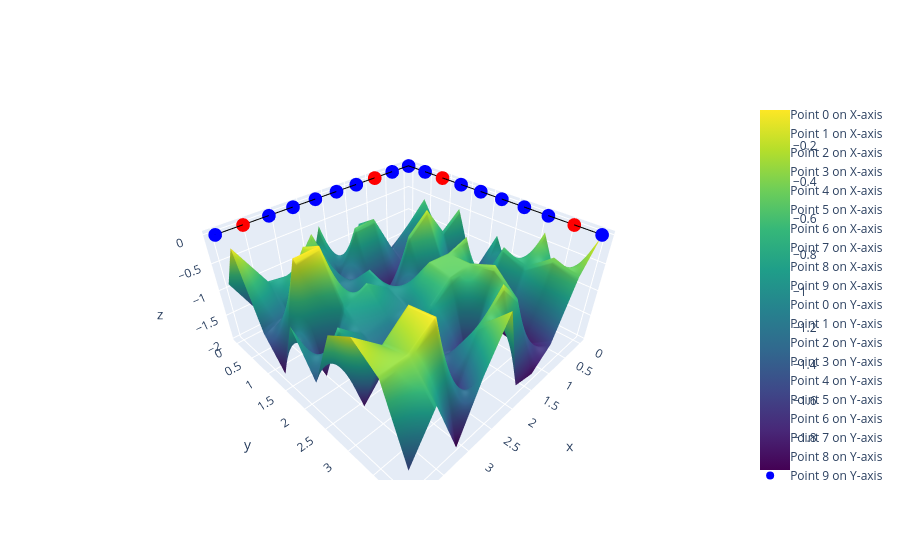

Write notebook code for a chart like this one.
### Markdown cell above
use plotly generate a 3d with 10 by 10 points, same as dots on x and y  surface, with random <1 points on z axis, and draw the surface on top of the two lined up dots

### Code cell
import numpy as np

import plotly.graph_objects as go

# Define the number of points and red indices
num_points = 10
red_indices = [2, 8]

# Generate x and y coordinates for the dots
x = np.linspace(0, 4, num_points)
y = np.linspace(0, 4, num_points)

# Define colors for the points
colors_x = ['red' if i in red_indices else 'blue' for i in range(num_points)]
colors_y = ['red' if i in red_indices else 'blue' for i in range(num_points)]

# Create the figure
fig = go.Figure()

# Add points on the x-axis
for i in range(num_points):
    fig.add_trace(go.Scatter3d(
        x=[x[i]], y=[0], z=[0],
        mode='markers',
        marker=dict(size=8, color=colors_x[i]),
        name=f'Point {i} on X-axis'
    ))

# Add points on the y-axis
for i in range(num_points):
    fig.add_trace(go.Scatter3d(
        x=[0], y=[y[i]], z=[0],
        mode='markers',
        marker=dict(size=8, color=colors_y[i]),
        name=f'Point {i} on Y-axis'
    ))

# Connect nearby dots on the x-axis
for i in range(num_points - 1):
    fig.add_trace(go.Scatter3d(
        x=[x[i], x[i + 1]],
        y=[0, 0],
        z=[0, 0],
        mode='lines',
        line=dict(color='black', width=2),
        showlegend=False
    ))

# Connect nearby dots on the y-axis
for i in range(num_points - 1):
    fig.add_trace(go.Scatter3d(
        x=[0, 0],
        y=[y[i], y[i + 1]],
        z=[0, 0],
        mode='lines',
        line=dict(color='black', width=2),
        showlegend=False
    ))

# Update layout
# fig.update_layout(
#     title='3D Plot with Dots on X and Y Axes',
#     scene=dict(
#         xaxis=dict(range=[0, 2], title='X', visible=False),
#         yaxis=dict(range=[0, 2], title='Y', visible=False),
#         zaxis=dict(range=[0, 2], title='Z', visible=False)
#     )
# )

# Generate random z values for the surface
z_surface = np.random.rand(num_points, num_points)
z_surface = np.random.uniform(-2, 0, (num_points, num_points))

# Add the surface
fig.add_trace(go.Surface(
    z=z_surface,
    x=np.tile(x, (num_points, 1)),
    y=np.tile(y, (num_points, 1)).T,
    colorscale='Viridis',
    name='Surface'
))
# Show the plot
fig.show()

### Figure 1 — Plotly figure (JSON) as saved in the notebook; plotly's stock layout.template omitted (floating-point values rounded to 4 significant figures)
{"data": [{"marker": {"color": "blue", "size": 8}, "mode": "markers", "name": "Point 0 on X-axis", "type": "scatter3d", "x": [0], "y": [0], "z": [0]}, {"marker": {"color": "blue", "size": 8}, "mode": "markers", "name": "Point 1 on X-axis", "type": "scatter3d", "x": [0.4444], "y": [0], "z": [0]}, {"marker": {"color": "red", "size": 8}, "mode": "markers", "name": "Point 2 on X-axis", "type": "scatter3d", "x": [0.8889], "y": [0], "z": [0]}, {"marker": {"color": "blue", "size": 8}, "mode": "markers", "name": "Point 3 on X-axis", "type": "scatter3d", "x": [1.333], "y": [0], "z": [0]}, {"marker": {"color": "blue", "size": 8}, "mode": "markers", "name": "Point 4 on X-axis", "type": "scatter3d", "x": [1.778], "y": [0], "z": [0]}, {"marker": {"color": "blue", "size": 8}, "mode": "markers", "name": "Point 5 on X-axis", "type": "scatter3d", "x": [2.222], "y": [0], "z": [0]}, {"marker": {"color": "blue", "size": 8}, "mode": "markers", "name": "Point 6 on X-axis", "type": "scatter3d", "x": [2.667], "y": [0], "z": [0]}, {"marker": {"color": "blue", "size": 8}, "mode": "markers", "name": "Point 7 on X-axis", "type": "scatter3d", "x": [3.111], "y": [0], "z": [0]}, {"marker": {"color": "red", "size": 8}, "mode": "markers", "name": "Point 8 on X-axis", "type": "scatter3d", "x": [3.556], "y": [0], "z": [0]}, {"marker": {"color": "blue", "size": 8}, "mode": "markers", "name": "Point 9 on X-axis", "type": "scatter3d", "x": [4], "y": [0], "z": [0]}, {"marker": {"color": "blue", "size": 8}, "mode": "markers", "name": "Point 0 on Y-axis", "type": "scatter3d", "x": [0], "y": [0], "z": [0]}, {"marker": {"color": "blue", "size": 8}, "mode": "markers", "name": "Point 1 on Y-axis", "type": "scatter3d", "x": [0], "y": [0.4444], "z": [0]}, {"marker": {"color": "red", "size": 8}, "mode": "markers", "name": "Point 2 on Y-axis", "type": "scatter3d", "x": [0], "y": [0.8889], "z": [0]}, {"marker": {"color": "blue", "size": 8}, "mode": "markers", "name": "Point 3 on Y-axis", "type": "scatter3d", "x": [0], "y": [1.333], "z": [0]}, {"marker": {"color": "blue", "size": 8}, "mode": "markers", "name": "Point 4 on Y-axis", "type": "scatter3d", "x": [0], "y": [1.778], "z": [0]}, {"marker": {"color": "blue", "size": 8}, "mode": "markers", "name": "Point 5 on Y-axis", "type": "scatter3d", "x": [0], "y": [2.222], "z": [0]}, {"marker": {"color": "blue", "size": 8}, "mode": "markers", "name": "Point 6 on Y-axis", "type": "scatter3d", "x": [0], "y": [2.667], "z": [0]}, {"marker": {"color": "blue", "size": 8}, "mode": "markers", "name": "Point 7 on Y-axis", "type": "scatter3d", "x": [0], "y": [3.111], "z": [0]}, {"marker": {"color": "red", "size": 8}, "mode": "markers", "name": "Point 8 on Y-axis", "type": "scatter3d", "x": [0], "y": [3.556], "z": [0]}, {"marker": {"color": "blue", "size": 8}, "mode": "markers", "name": "Point 9 on Y-axis", "type": "scatter3d", "x": [0], "y": [4], "z": [0]}, {"line": {"color": "black", "width": 2}, "mode": "lines", "showlegend": false, "type": "scatter3d", "x": [0, 0.4444], "y": [0, 0], "z": [0, 0]}, {"line": {"color": "black", "width": 2}, "mode": "lines", "showlegend": false, "type": "scatter3d", "x": [0.4444, 0.8889], "y": [0, 0], "z": [0, 0]}, {"line": {"color": "black", "width": 2}, "mode": "lines", "showlegend": false, "type": "scatter3d", "x": [0.8889, 1.333], "y": [0, 0], "z": [0, 0]}, {"line": {"color": "black", "width": 2}, "mode": "lines", "showlegend": false, "type": "scatter3d", "x": [1.333, 1.778], "y": [0, 0], "z": [0, 0]}, {"line": {"color": "black", "width": 2}, "mode": "lines", "showlegend": false, "type": "scatter3d", "x": [1.778, 2.222], "y": [0, 0], "z": [0, 0]}, {"line": {"color": "black", "width": 2}, "mode": "lines", "showlegend": false, "type": "scatter3d", "x": [2.222, 2.667], "y": [0, 0], "z": [0, 0]}, {"line": {"color": "black", "width": 2}, "mode": "lines", "showlegend": false, "type": "scatter3d", "x": [2.667, 3.111], "y": [0, 0], "z": [0, 0]}, {"line": {"color": "black", "width": 2}, "mode": "lines", "showlegend": false, "type": "scatter3d", "x": [3.111, 3.556], "y": [0, 0], "z": [0, 0]}, {"line": {"color": "black", "width": 2}, "mode": "lines", "showlegend": false, "type": "scatter3d", "x": [3.556, 4], "y": [0, 0], "z": [0, 0]}, {"line": {"color": "black", "width": 2}, "mode": "lines", "showlegend": false, "type": "scatter3d", "x": [0, 0], "y": [0, 0.4444], "z": [0, 0]}, {"line": {"color": "black", "width": 2}, "mode": "lines", "showlegend": false, "type": "scatter3d", "x": [0, 0], "y": [0.4444, 0.8889], "z": [0, 0]}, {"line": {"color": "black", "width": 2}, "mode": "lines", "showlegend": false, "type": "scatter3d", "x": [0, 0], "y": [0.8889, 1.333], "z": [0, 0]}, {"line": {"color": "black", "width": 2}, "mode": "lines", "showlegend": false, "type": "scatter3d", "x": [0, 0], "y": [1.333, 1.778], "z": [0, 0]}, {"line": {"color": "black", "width": 2}, "mode": "lines", "showlegend": false, "type": "scatter3d", "x": [0, 0], "y": [1.778, 2.222], "z": [0, 0]}, {"line": {"color": "black", "width": 2}, "mode": "lines", "showlegend": false, "type": "scatter3d", "x": [0, 0], "y": [2.222, 2.667], "z": [0, 0]}, {"line": {"color": "black", "width": 2}, "mode": "lines", "showlegend": false, "type": "scatter3d", "x": [0, 0], "y": [2.667, 3.111], "z": [0, 0]}, {"line": {"color": "black", "width": 2}, "mode": "lines", "showlegend": false, "type": "scatter3d", "x": [0, 0], "y": [3.111, 3.556], "z": [0, 0]}, {"line": {"color": "black", "width": 2}, "mode": "lines", "showlegend": false, "type": "scatter3d", "x": [0, 0], "y": [3.556, 4], "z": [0, 0]}, {"colorscale": [[0, "#440154"], [0.1111, "#482878"], [0.2222, "#3e4989"], [0.3333, "#31688e"], [0.4444, "#26828e"], [0.5556, "#1f9e89"], [0.6667, "#35b779"], [0.7778, "#6ece58"], [0.8889, "#b5de2b"], [1, "#fde725"]], "name": "Surface", "type": "surface", "x": [[0.0, 0.4444, 0.8889, 1.333, 1.778, 2.222, 2.667, 3.111, 3.556, 4.0], [0.0, 0.4444, 0.8889, 1.333, 1.778, 2.222, 2.667, 3.111, 3.556, 4.0], [0.0, 0.4444, 0.8889, 1.333, 1.778, 2.222, 2.667, 3.111, 3.556, 4.0], [0.0, 0.4444, 0.8889, 1.333, 1.778, 2.222, 2.667, 3.111, 3.556, 4.0], [0.0, 0.4444, 0.8889, 1.333, 1.778, 2.222, 2.667, 3.111, 3.556, 4.0], [0.0, 0.4444, 0.8889, 1.333, 1.778, 2.222, 2.667, 3.111, 3.556, 4.0], [0.0, 0.4444, 0.8889, 1.333, 1.778, 2.222, 2.667, 3.111, 3.556, 4.0], [0.0, 0.4444, 0.8889, 1.333, 1.778, 2.222, 2.667, 3.111, 3.556, 4.0], [0.0, 0.4444, 0.8889, 1.333, 1.778, 2.222, 2.667, 3.111, 3.556, 4.0], [0.0, 0.4444, 0.8889, 1.333, 1.778, 2.222, 2.667, 3.111, 3.556, 4.0]], "y": [[0.0, 0.0, 0.0, 0.0, 0.0, 0.0, 0.0, 0.0, 0.0, 0.0], [0.4444, 0.4444, 0.4444, 0.4444, 0.4444, 0.4444, 0.4444, 0.4444, 0.4444, 0.4444], [0.8889, 0.8889, 0.8889, 0.8889, 0.8889, 0.8889, 0.8889, 0.8889, 0.8889, 0.8889], [1.333, 1.333, 1.333, 1.333, 1.333, 1.333, 1.333, 1.333, 1.333, 1.333], [1.778, 1.778, 1.778, 1.778, 1.778, 1.778, 1.778, 1.778, 1.778, 1.778], [2.222, 2.222, 2.222, 2.222, 2.222, 2.222, 2.222, 2.222, 2.222, 2.222], [2.667, 2.667, 2.667, 2.667, 2.667, 2.667, 2.667, 2.667, 2.667, 2.667], [3.111, 3.111, 3.111, 3.111, 3.111, 3.111, 3.111, 3.111, 3.111, 3.111], [3.556, 3.556, 3.556, 3.556, 3.556, 3.556, 3.556, 3.556, 3.556, 3.556], [4.0, 4.0, 4.0, 4.0, 4.0, 4.0, 4.0, 4.0, 4.0, 4.0]], "z": [[-1.391, -1.605, -1.828, -0.786, -1.942, -0.5086, -1.844, -1.854, -1.766, -0.8799], [-0.5639, -0.9509, -1.335, -0.5276, -0.5458, -1.429, -0.3262, -0.8936, -0.824, -0.0466], [-1.204, -1.652, -1.608, -1.917, -1.837, -1.219, -1.075, -0.2025, -1.272, -1.352], [-0.4787, -0.774, -0.1974, -0.5342, -1.717, -0.8051, -1.51, -0.004447, -0.02331, -1.9], [-1.69, -1.912, -1.116, -1.65, -1.086, -0.9527, -0.6393, -0.8763, -1.946, -0.6931], [-0.7001, -1.6, -0.3791, -0.5025, -0.4705, -1.109, -1.057, -1.121, -0.7081, -1.427], [-1.542, -0.5708, -1.754, -0.4918, -0.5475, -0.8416, -1.58, -1.427, -1.905, -0.3024], [-0.2975, -0.7582, -1.88, -0.325, -1.956, -1.448, -1.278, -0.09025, -0.4519, -0.05158], [-1.279, -0.3896, -1.954, -0.7023, -0.2256, -0.6686, -1.834, -0.02696, -0.3164, -0.3648], [-0.03546, -0.5404, -1.582, -1.899, -1.814, -0.1904, -0.9709, -1.979, -0.7955, -1.54]]}], "layout": {}}
